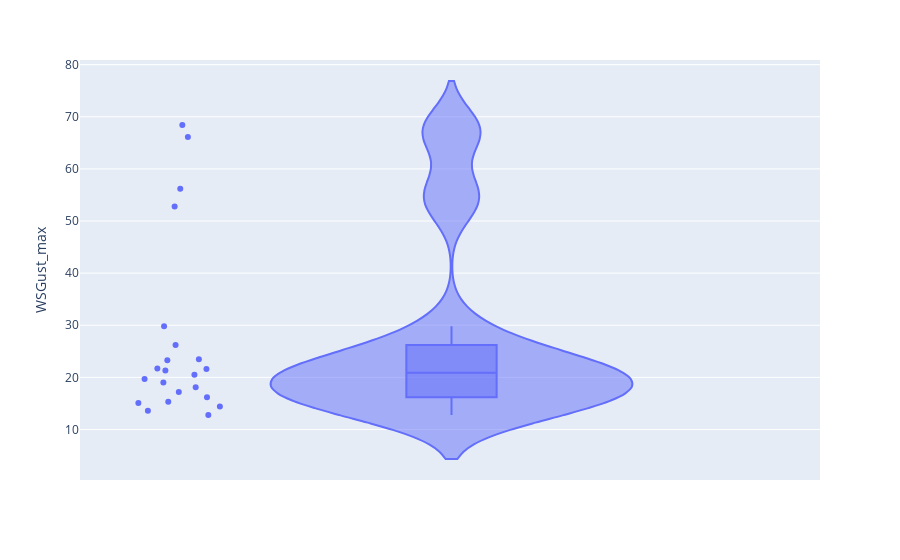

Write notebook code for a chart like this one.
### Code cell
fig = px.violin(x, y="WSGust_max", box=True, # draw box plot inside the violin
                points='all', # can be 'outliers', or False
               )
fig.show()

### Figure 1 — Plotly figure (JSON) as saved in the notebook; plotly's stock layout.template omitted (floating-point values rounded to 4 significant figures)
{"data": [{"alignmentgroup": "True", "box": {"visible": true}, "hoverlabel": {"namelength": 0}, "hovertemplate": "WSGust_max=%{y}", "legendgroup": "", "marker": {"color": "#636efa"}, "name": "", "offsetgroup": "", "orientation": "v", "points": "all", "scalegroup": "True", "showlegend": false, "type": "violin", "x0": " ", "xaxis": "x", "y": [14.4, 19, 17.2, 66.1, 19.7, 68.4, 23.3, 23.5, 21.3, 56.2, 15.1, 12.8, 52.8, 16.2, 13.6, 18.1, 21.6, 20.5, 15.3, 21.7, 26.2, 29.8], "y0": " ", "yaxis": "y"}], "layout": {"autosize": true, "legend": {"tracegroupgap": 0}, "margin": {"t": 60}, "violinmode": "group", "xaxis": {"anchor": "y", "autorange": true, "domain": [0, 1], "range": [-0.5044, 0.5], "type": "category"}, "yaxis": {"anchor": "x", "autorange": true, "domain": [0, 1], "range": [0.3098, 80.89], "title": {"text": "WSGust_max"}, "type": "linear"}}}
